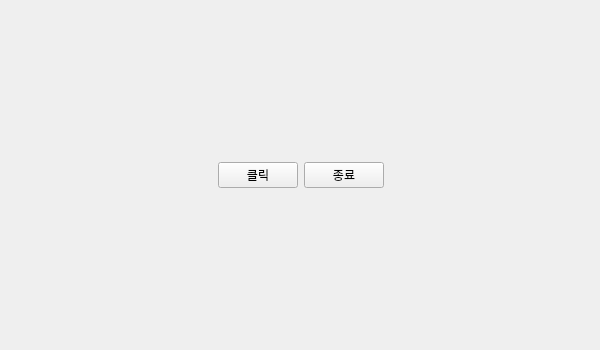
<?xml version="1.0" encoding="UTF-8"?>
<ui version="4.0">
 <class>MainWindow</class>
 <widget class="QMainWindow" name="MainWindow">
  <property name="geometry">
   <rect>
    <x>0</x>
    <y>0</y>
    <width>600</width>
    <height>350</height>
   </rect>
  </property>
  <property name="windowTitle">
   <string>Sample Qt</string>
  </property>
  <widget class="QWidget" name="centralwidget">
   <widget class="QWidget" name="verticalLayoutWidget">
    <property name="geometry">
     <rect>
      <x>20</x>
      <y>10</y>
      <width>561</width>
      <height>331</height>
     </rect>
    </property>
    <layout class="QVBoxLayout" name="verticalLayout">
     <item>
      <layout class="QHBoxLayout" name="horizontalLayout">
       <item>
        <spacer name="horizontalSpacer">
         <property name="orientation">
          <enum>Qt::Horizontal</enum>
         </property>
         <property name="sizeHint" stdset="0">
          <size>
           <width>40</width>
           <height>20</height>
          </size>
         </property>
        </spacer>
       </item>
       <item>
        <widget class="QPushButton" name="btn1">
         <property name="text">
          <string>클릭</string>
         </property>
        </widget>
       </item>
       <item>
        <widget class="QPushButton" name="btn2">
         <property name="text">
          <string>종료</string>
         </property>
        </widget>
       </item>
       <item>
        <spacer name="horizontalSpacer_2">
         <property name="orientation">
          <enum>Qt::Horizontal</enum>
         </property>
         <property name="sizeHint" stdset="0">
          <size>
           <width>40</width>
           <height>20</height>
          </size>
         </property>
        </spacer>
       </item>
      </layout>
     </item>
    </layout>
   </widget>
  </widget>
 </widget>
 <resources/>
 <connections/>
</ui>
